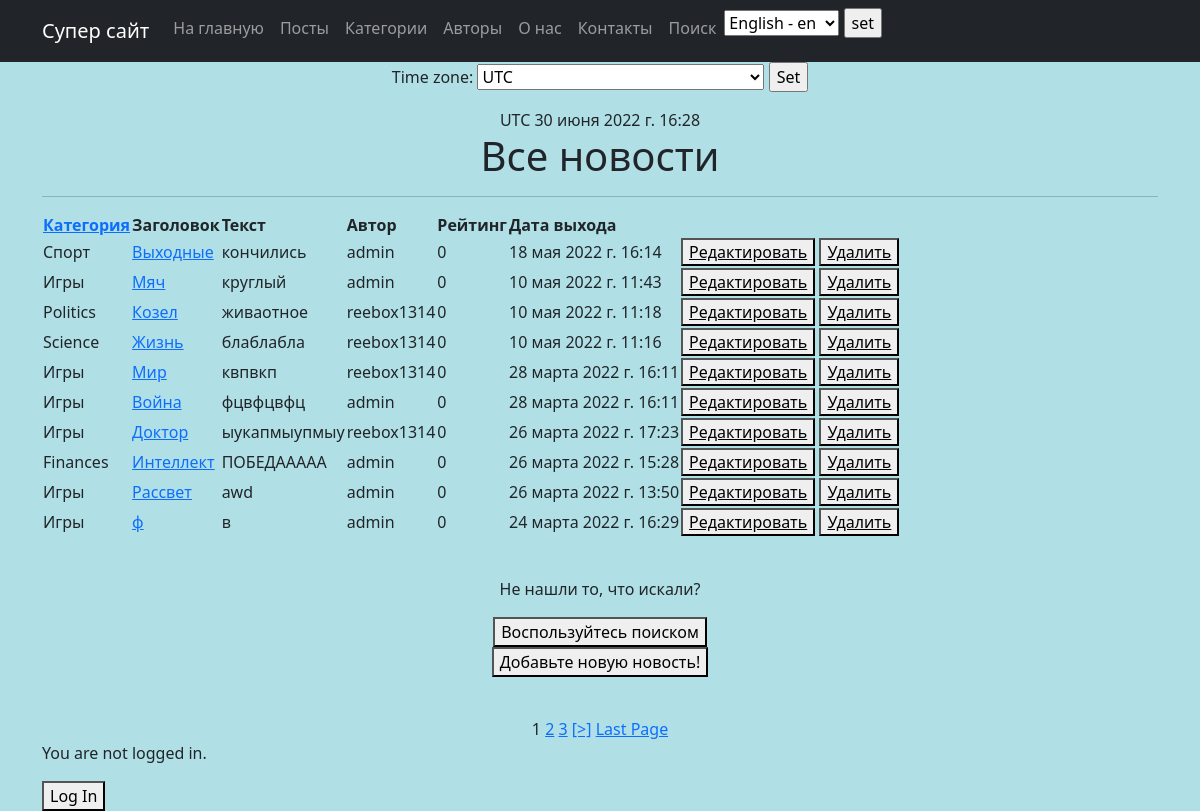
/posts/, run on the app's committed database.
### news/models.py (models this page shows, shortened)
class Category(models.Model):
    name = models.CharField(max_length=64, unique=True)
    subscribers = models.ManyToManyField(User, blank=True)

class Post(models.Model):
    author = models.ForeignKey(Author, on_delete=models.CASCADE)
    NEWS = 'NW'
    ARTICLE = 'AR'
    CATEGORY_CHOICES = (
        (NEWS, 'Новость'),
        (ARTICLE, 'Статья'),
    )
    categoryType = models.CharField(max_length=2, choices=CATEGORY_CHOICES, default=ARTICLE)
    postCategory = models.ManyToManyField(Category, through='PostCategory')
    title = models.CharField(max_length=128)
    text = models.TextField()
    rating = models.SmallIntegerField(default=0)
    dateCreation = models.DateTimeField(auto_now_add=True)

class Author(models.Model):
    authorUser = models.OneToOneField(User, on_delete=models.CASCADE)
    ratingAuthor = models.SmallIntegerField(default=0)
    nameAuthor = models.CharField(max_length=128, blank=True)
    descriptionAuthor = models.CharField(max_length=256, blank=True)

### news/views.py (the view, shortened to what this page needs)
# urls.py: path('', PostsList.as_view()),
class PostsList(ListView):
    model = Post
    template_name = 'posts.html'
    context_object_name = 'posts'
    ordering = ['-dateCreation']
    paginate_by = 10  # поставим постраничный вывод в один элемент
    form_class = PostForm
    def get_context_data(self, **kwargs):
        context = super().get_context_data(**kwargs)
        context['current_time'] = timezone.now()
        context['timezones'] = pytz.common_timezones
        context['filter'] = PostFilter(self.request.GET, queryset=self.get_queryset())
        context['value1'] = None
        context['form'] = PostForm()
        return context

### news/forms.py
class PostForm(ModelForm):
    class Meta:
        model = Post
        fields = ['title',
                  'text',
                  'postCategory',
                  'author'
                  ]

### templates/posts.html (shortened to what this page needs)
{% extends 'flatpages/default.html' %}
{% load custom_filters %}
{% block content %}
    <h1>Все новости</h1>
    <hr>
        <table>
            <thead>
                <th>
                    <a href="{% url 'categorys' %}">Категория</a>
                </th>
                <th>
                    Заголовок
                </th>
                <th>
                    Текст
                </th>
                <th>
                    Автор
                </th>
                <th>
                    Рейтинг
                </th>
                <th>
                    Дата выхода
                </th>
            </thead>
                  {% for post in posts %}
                <tr>
                    <td>
                        {% for i in post.postCategory.all %}
                        {{ i.name }}
                        {% endfor %}
                    </td>
                    <td>
                        <a href="{% url 'post_detail' post.id %}">{{ post.title|censor}}</a>
                    </td>
                    <td>
                        {{ post.text|truncatewords:8|censor }}
                    </td>
                    <td>
                        {{ post.author.authorUser }}
                    </td>
                    <td>
                        {{ post.rating }}
                    </td>
                    <td>
                        {{ post.dateCreation }}
                    </td>
                    <td>
                        <a href="{% url 'post_update' post.id %}"><button><u>Редактировать</u></button></a>
                        <a href="{% url 'post_delete' post.id %}"><button><u> Удалить </u></button></a>
                    </td>
                </tr>
            {% endfor %}
        </table>
<p>&nbsp;</p>
<p>Не нашли то, что искали?</p>
<a href="{% url 'post_search' %}"><button>Воспользуйтесь поиском</button></a> <br>
<a href="{% url 'post_create' %}"><button>Добавьте новую новость!</button></a> <br>
<p>&nbsp;</p>
{% if is_paginated %}
            {% for num in page_obj.paginator.page_range %}
                {% if page_obj.number == num %}
                    <a>{{ num }}</a>
                {% elif num > page_obj.number|add:'-3' and num < page_obj.number|add:'3' %}
                    <a href="?page={{ num }}">{{ num }}</a>
                {% endif %}
            {% endfor %}
            {% if page_obj.has_next %}
                <a href="?page={{ page_obj.next_page_number }}">[>]</a>
                <a href="?page={{ page_obj.paginator.num_pages }}">Last Page</a>
            {% endif %}
        {% endif %}
{% endblock content %}

### data on the page
Post: title|censor "Выходные", text|censor "кончились", author.authorUser "admin", rating "0", dateCreation "18 мая 2022 г. 16:14"
Category: name "Спорт"
Post: title|censor "Мяч", text|censor "круглый", author.authorUser "admin", rating "0", dateCreation "10 мая 2022 г. 11:43"
Category: name "Игры"
Post: title|censor "Козел", text|censor "живаотное", author.authorUser "reebox1314", rating "0", dateCreation "10 мая 2022 г. 11:18"
Category: name "Politics"
Post: title|censor "Жизнь", text|censor "блаблабла", author.authorUser "reebox1314", rating "0", dateCreation "10 мая 2022 г. 11:16"
Category: name "Science"
Post: title|censor "Мир", text|censor "квпвкп", author.authorUser "reebox1314", rating "0", dateCreation "28 марта 2022 г. 16:11"
Post: title|censor "Война", text|censor "фцвфцвфц", author.authorUser "admin", rating "0", dateCreation "28 марта 2022 г. 16:11"
Post: title|censor "Доктор", text|censor "ыукапмыупмыу", author.authorUser "reebox1314", rating "0", dateCreation "26 марта 2022 г. 17:23"
Post: title|censor "Интеллект", text|censor "ПОБЕДААААА", author.authorUser "admin", rating "0", dateCreation "26 марта 2022 г. 15:28"
Category: name "Finances"
Post: title|censor "Рассвет", text|censor "awd", author.authorUser "admin", rating "0", dateCreation "26 марта 2022 г. 13:50"
Post: title|censor "ф", text|censor "в", author.authorUser "admin", rating "0", dateCreation "24 марта 2022 г. 16:29"

### other printed values
{{ TIME_ZONE }} "UTC"
{{ current_time|timezone:TIME_ZONE }} "30 июня 2022 г. 16:28"
{{ num }} "1"
{{ num }} "2" "3"
form field language "English - en"
form field timezone "UTC"
